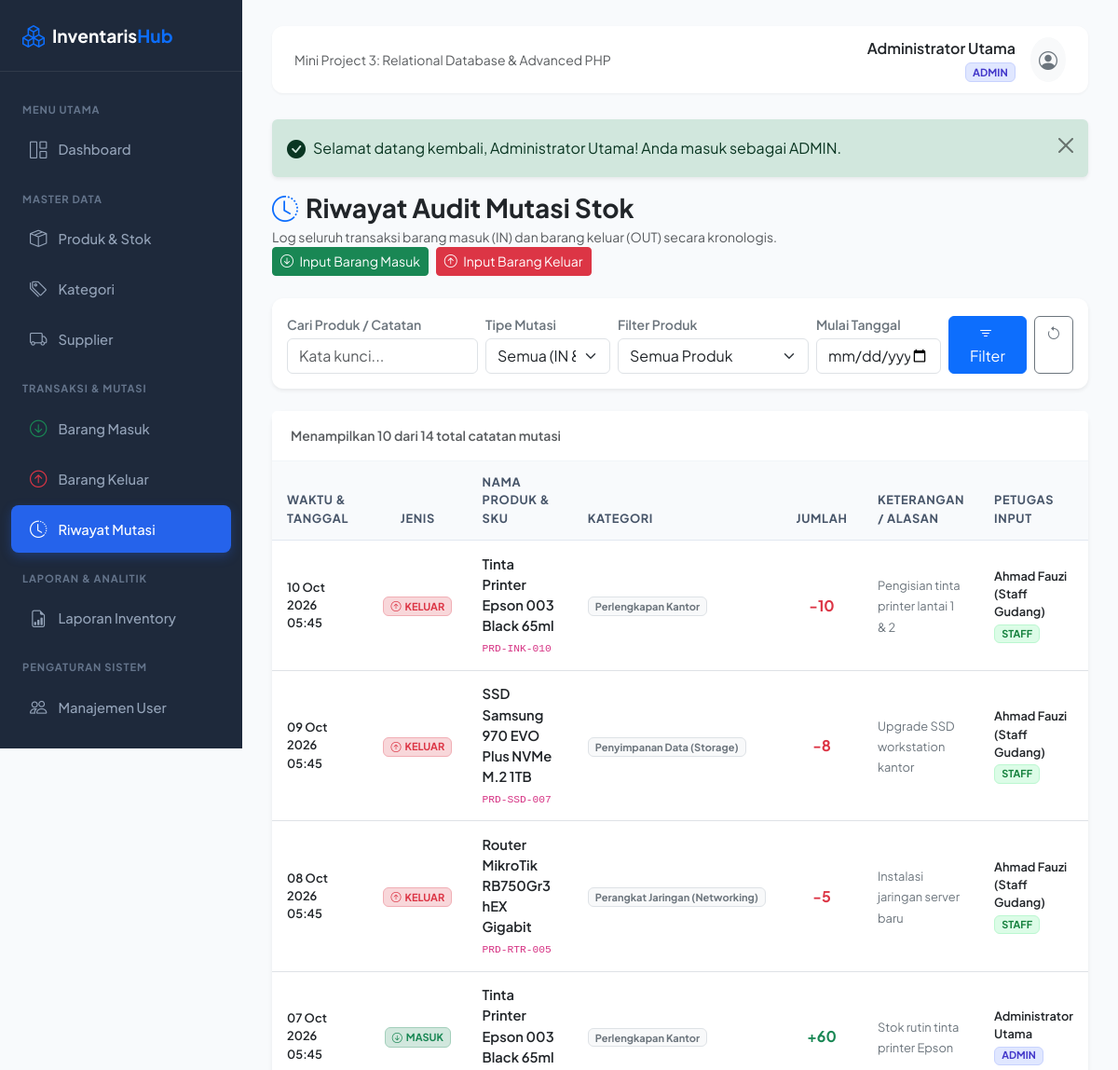
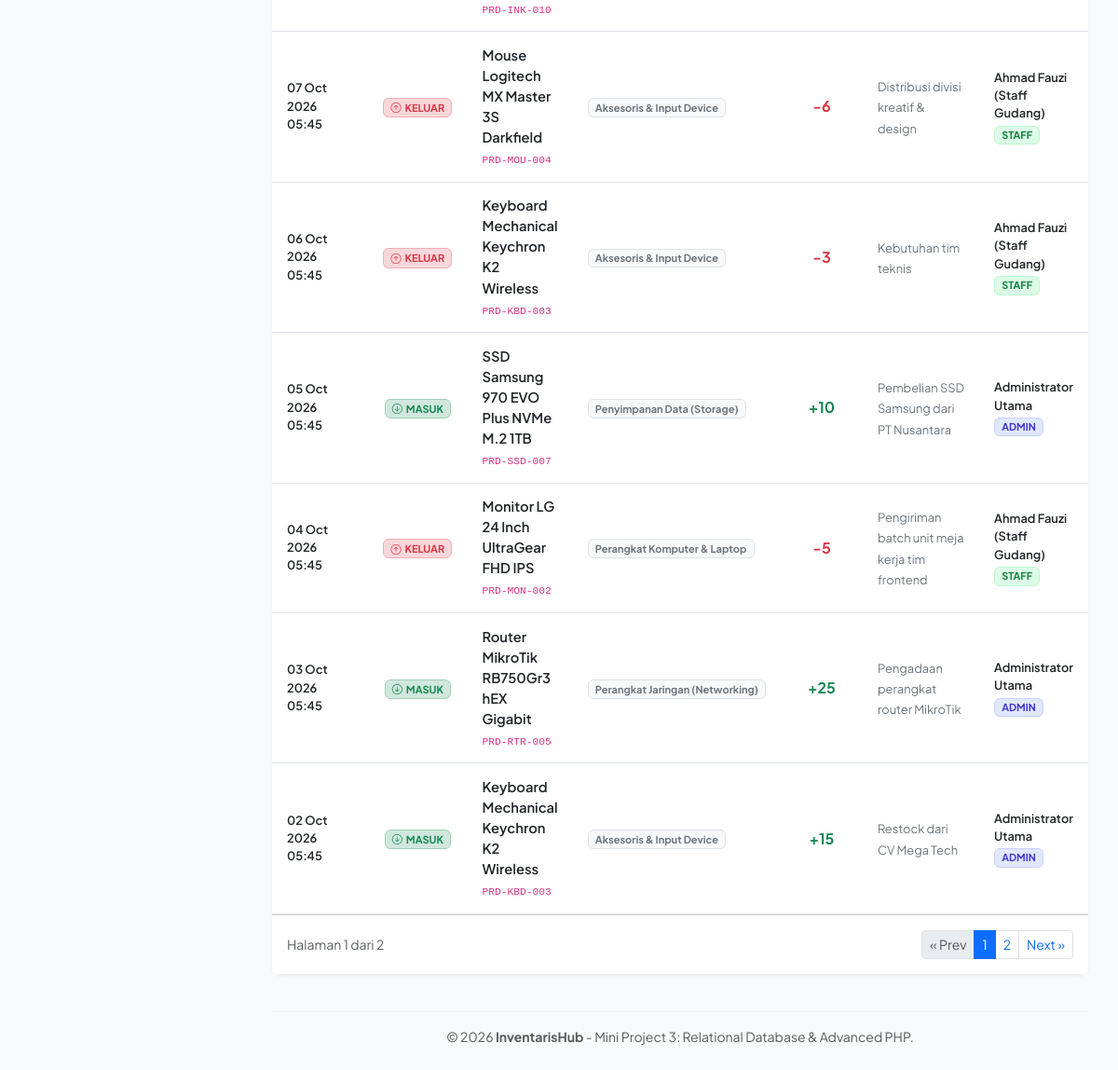
The app's page /stock/history.php (signed in) with its own data (2 pictures, top to bottom).
### tables this page shows
CREATE TABLE `stock_movements` (
    `id` INT PRIMARY KEY AUTO_INCREMENT,
    `product_id` INT NOT NULL,
    `user_id` INT NOT NULL,
    `type` ENUM('IN', 'OUT') NOT NULL,
    `quantity` INT NOT NULL,
    `notes` TEXT NULL,
    `created_at` TIMESTAMP DEFAULT CURRENT_TIMESTAMP,
    INDEX `idx_mov_created_at` (`created_at`),
    INDEX `idx_mov_type` (`type`),
    CONSTRAINT `fk_movements_product` FOREIGN KEY (`product_id`) 
        REFERENCES `products` (`id`) ON UPDATE CASCADE ON DELETE RESTRICT,
    CONSTRAINT `fk_movements_user` FOREIGN KEY (`user_id`) 
        REFERENCES `users` (`id`) ON UPDATE CASCADE ON DELETE RESTRICT
);

CREATE TABLE `products` (
    `id` INT PRIMARY KEY AUTO_INCREMENT,
    `category_id` INT NOT NULL,
    `sku` VARCHAR(50) NOT NULL UNIQUE,
    `name` VARCHAR(150) NOT NULL,
    `price` DECIMAL(12,2) NOT NULL,
    `stock` INT NOT NULL DEFAULT 0,
    `minimum_stock` INT NOT NULL DEFAULT 5,
    `created_at` TIMESTAMP DEFAULT CURRENT_TIMESTAMP,
    INDEX `idx_products_name` (`name`),
    INDEX `idx_products_stock` (`stock`),
    CONSTRAINT `fk_products_category` FOREIGN KEY (`category_id`) 
        REFERENCES `categories` (`id`) ON UPDATE CASCADE ON DELETE RESTRICT
);

CREATE TABLE `categories` (
    `id` INT PRIMARY KEY AUTO_INCREMENT,
    `name` VARCHAR(100) NOT NULL UNIQUE,
    `description` TEXT NULL,
    `created_at` TIMESTAMP DEFAULT CURRENT_TIMESTAMP
);

CREATE TABLE `user_profiles` (
    `id` INT PRIMARY KEY AUTO_INCREMENT,
    `user_id` INT NOT NULL UNIQUE,
    `full_name` VARCHAR(100) NOT NULL,
    `phone` VARCHAR(20) NULL,
    `address` TEXT NULL,
    `created_at` TIMESTAMP DEFAULT CURRENT_TIMESTAMP,
    CONSTRAINT `fk_profiles_user` FOREIGN KEY (`user_id`) 
        REFERENCES `users` (`id`) ON UPDATE CASCADE ON DELETE CASCADE
);

CREATE TABLE `users` (
    `id` INT PRIMARY KEY AUTO_INCREMENT,
    `username` VARCHAR(50) NOT NULL UNIQUE,
    `password_hash` VARCHAR(255) NOT NULL,
    `role` ENUM('admin', 'staff') NOT NULL DEFAULT 'staff',
    `created_at` TIMESTAMP DEFAULT CURRENT_TIMESTAMP
);

### helpers/escape.php (called while the page is built, shortened)
<?php
if (!function_exists('e')) {
    function e($value): string {
        return htmlspecialchars((string)$value, ENT_QUOTES, 'UTF-8');
    }
}
if (!function_exists('format_datetime')) {
    function format_datetime(?string $datetime): string {
        $time = strtotime($datetime);
        return date('d M Y H:i', $time);
    }
}

### helpers/auth.php (called while the page is built, shortened)
<?php
function base_url(string $path = ''): string {
    $scriptName = $_SERVER['SCRIPT_NAME'] ?? '';
    $pos = strpos($scriptName, '/Mini-Project-3-Inventory-Management-System');
    if ($pos !== false) {
        $base = '/Mini-Project-3-Inventory-Management-System';
    } else {
        $base = '';
    }
    $path = ltrim($path, '/');
    return $base . ($path ? '/' . $path : '');
}
        ?>

### public/stock/history.php (the view, shortened to what this page needs)
<?php
require_once __DIR__ . '/../../config/database.php';
require_once __DIR__ . '/../../helpers/auth.php';
require_once __DIR__ . '/../../helpers/escape.php';
$search     = trim($_GET['search'] ?? '');
$startDate  = trim($_GET['start_date'] ?? '');
$page    = max(1, (int)($_GET['page'] ?? 1));
$perPage = 10;
$offset  = ($page - 1) * $perPage;
$whereClauses = ['1=1'];
$params = [];
$whereSql = implode(' AND ', $whereClauses);
$countSql = "
    SELECT COUNT(sm.id)
    FROM stock_movements sm
    JOIN products p ON p.id = sm.product_id
    WHERE {$whereSql}
";
$countStmt = $pdo->prepare($countSql);
$countStmt->execute($params);
$totalRows = (int)$countStmt->fetchColumn();
$totalPages = (int)ceil($totalRows / $perPage);
$dataSql = "
    SELECT sm.*,
           p.sku, p.name AS product_name, c.name AS category_name,
           u.username, u.role, up.full_name
    FROM stock_movements sm
    JOIN products p ON p.id = sm.product_id
    JOIN categories c ON c.id = p.category_id
    JOIN users u ON u.id = sm.user_id
    LEFT JOIN user_profiles up ON up.user_id = u.id
    WHERE {$whereSql}
    ORDER BY sm.created_at DESC
    LIMIT :limit OFFSET :offset
";
$stmt = $pdo->prepare($dataSql);
$stmt->bindValue(':limit', $perPage, PDO::PARAM_INT);
$stmt->bindValue(':offset', $offset, PDO::PARAM_INT);
$stmt->execute();
$movements = $stmt->fetchAll();
require_once __DIR__ . '/../../views/header.php';
?>
<div class="d-flex flex-wrap justify-content-between align-items-center mb-4">
    <div>
        <h3 class="fw-bold text-dark mb-1"><i class="bi bi-clock-history text-primary me-2"></i>Riwayat Audit Mutasi Stok</h3>
        <p class="text-muted small mb-0">Log seluruh transaksi barang masuk (IN) dan barang keluar (OUT) secara kronologis.</p>
    </div>
    <div class="d-flex gap-2 mt-3 mt-md-0">
        <a href="in.php" class="btn btn-success btn-sm">
            <i class="bi bi-arrow-down-circle me-1"></i> Input Barang Masuk
        </a>
        <a href="out.php" class="btn btn-danger btn-sm">
            <i class="bi bi-arrow-up-circle me-1"></i> Input Barang Keluar
        </a>
    </div>
</div>
<div class="card shadow-sm mb-4">
    <div class="card-body p-3">
        <form method="GET" action="history.php" class="row g-2 align-items-end">
            <div class="col-md-3">
                <label class="form-label small fw-semibold text-secondary mb-1">Cari Produk / Catatan</label>
                <input type="text" name="search" class="form-control" placeholder="Kata kunci..." value="<?= e($search) ?>">
            </div>
            <div class="col-md-2">
                <label class="form-label small fw-semibold text-secondary mb-1">Tipe Mutasi</label>
                <select name="type" class="form-select">
                    <option value="">Semua (IN & OUT)</option>
                </select>
            </div>
            <div class="col-md-3">
                <label class="form-label small fw-semibold text-secondary mb-1">Filter Produk</label>
                <select name="product_id" class="form-select">
                    <option value="">Semua Produk</option>
                </select>
            </div>
            <div class="col-md-2">
                <label class="form-label small fw-semibold text-secondary mb-1">Mulai Tanggal</label>
                <input type="date" name="start_date" class="form-control" value="<?= e($startDate) ?>">
            </div>
            <div class="col-md-2 d-flex gap-2">
                <button type="submit" class="btn btn-primary flex-grow-1">
                    <i class="bi bi-filter me-1"></i> Filter
                </button>
                <a href="history.php" class="btn btn-outline-secondary" title="Reset">
                    <i class="bi bi-arrow-counterclockwise"></i>
                </a>
            </div>
        </form>
    </div>
</div>
<div class="card shadow-sm">
    <div class="card-header bg-white py-3 d-flex justify-content-between align-items-center">
        <span class="fw-semibold text-muted small">Menampilkan <?= count($movements) ?> dari <?= $totalRows ?> total catatan mutasi</span>
    </div>
    <div class="table-responsive">
        <table class="table table-hover align-middle mb-0">
            <thead>
                <tr>
                    <th style="width: 170px;">Waktu & Tanggal</th>
                    <th class="text-center" style="width: 110px;">Jenis</th>
                    <th>Nama Produk & SKU</th>
                    <th>Kategori</th>
                    <th class="text-center" style="width: 100px;">Jumlah</th>
                    <th>Keterangan / Alasan</th>
                    <th>Petugas Input</th>
                </tr>
            </thead>
            <tbody>
                <?php if (empty($movements)): ?>
                    <tr>
                        <td colspan="7" class="text-center py-5 text-muted">
                            <i class="bi bi-file-earmark-x fs-1 d-block mb-2 text-secondary"></i>
                            Tidak ada riwayat mutasi yang cocok dengan kriteria pencarian.
                        </td>
                    </tr>
                <?php else: ?>
                    <?php foreach ($movements as $m): ?>
                        <tr>
                            <td>
                                <div class="fw-semibold small text-dark"><?= format_datetime($m['created_at']) ?></div>
                            </td>
                            <td class="text-center">
                                <?php if ($m['type'] === 'IN'): ?>
                                    <span class="badge bg-success-subtle text-success border border-success-subtle">
                                        <i class="bi bi-arrow-down-circle me-1"></i>MASUK
                                    </span>
                                <?php else: ?>
                                    <span class="badge bg-danger-subtle text-danger border border-danger-subtle">
                                        <i class="bi bi-arrow-up-circle me-1"></i>KELUAR
                                    </span>
                                <?php endif; ?>
                            </td>
                            <td>
                                <a href="<?= base_url('public/products/view.php?id=' . $m['product_id']) ?>" class="fw-semibold text-dark text-decoration-none">
                                    <?= e($m['product_name']) ?>
                                </a><br>
                                <small class="text-muted"><code><?= e($m['sku']) ?></code></small>
                            </td>
                            <td>
                                <span class="badge bg-light text-secondary border"><?= e($m['category_name']) ?></span>
                            </td>
                            <td class="text-center fw-bold fs-6 <?= $m['type'] === 'IN' ? 'text-success' : 'text-danger' ?>">
                                <?= $m['type'] === 'IN' ? '+' : '-' ?><?= number_format($m['quantity']) ?>
                            </td>
                            <td>
                                <small class="text-secondary"><?= e($m['notes'] ?: '-') ?></small>
                            </td>
                            <td>
                                <div class="fw-semibold small text-dark"><?= e($m['full_name'] ?: $m['username']) ?></div>
                                <span class="badge <?= $m['role'] === 'admin' ? 'badge-admin' : 'badge-staff' ?>" style="font-size: 0.68rem;">
                                    <?= strtoupper($m['role']) ?>
                                </span>
                            </td>
                        </tr>
                    <?php endforeach; ?>
                <?php endif; ?>
            </tbody>
        </table>
    </div>
    <?php if ($totalPages > 1): ?>
        <div class="card-footer bg-white d-flex justify-content-between align-items-center py-3">
            <small class="text-muted">Halaman <?= $page ?> dari <?= $totalPages ?></small>
            <nav>
                <ul class="pagination pagination-sm mb-0">
                    <li class="page-item <?= $page <= 1 ? 'disabled' : '' ?>">
                        <?php $pParams = $_GET; $pParams['page'] = $page - 1; ?>
                        <a class="page-link" href="?<?= http_build_query($pParams) ?>">&laquo; Prev</a>
                    </li>
                    <?php for ($i = 1; $i <= $totalPages; $i++): ?>
                        <?php $pParams = $_GET; $pParams['page'] = $i; ?>
                        <li class="page-item <?= $page === $i ? 'active' : '' ?>">
                            <a class="page-link" href="?<?= http_build_query($pParams) ?>"><?= $i ?></a>
                        </li>
                    <?php endfor; ?>
                    <li class="page-item <?= $page >= $totalPages ? 'disabled' : '' ?>">
                        <?php $pParams = $_GET; $pParams['page'] = $page + 1; ?>
                        <a class="page-link" href="?<?= http_build_query($pParams) ?>">Next &raquo;</a>
                    </li>
                </ul>
            </nav>
        </div>
    <?php endif; ?>
</div>
<?php require_once __DIR__ . '/../../views/footer.php'; ?>

### views/header.php (style rules this page uses)
:root { --bs-body-font-family: 'Plus Jakarta Sans', system-ui, -apple-system, sans-serif; --brand-primary: #3b82f6; --brand-dark: #0f172a; --sidebar-bg: #1e293b; --sidebar-hover: #334155; --sidebar-active: #2563eb; }
body { background-color: #f8fafc; color: #334155; }
.card { border: none; border-radius: 12px; box-shadow: 0 1px 3px rgba(0,0,0,0.05); }
.card-header { background-color: #ffffff; border-bottom: 1px solid #f1f5f9; font-weight: 600; padding: 1rem 1.25rem; }
.table thead th { background-color: #f8fafc; color: #475569; font-size: 0.8rem; text-transform: uppercase; letter-spacing: 0.05em; border-bottom: 1px solid #e2e8f0; padding: 0.85rem 1rem; }
.table tbody td { padding: 0.85rem 1rem; vertical-align: middle; font-size: 0.92rem; }
.badge-admin { background-color: #e0e7ff; color: #4338ca; border: 1px solid #c7d2fe; }
.badge-staff { background-color: #dcfce7; color: #15803d; border: 1px solid #bbf7d0; }

### records on screen
stock_movements: created_at "10 Oct 2026 05:45", type "OUT" (drawn), product.name "Tinta Printer Epson 003 Black 65ml", product.sku "PRD-INK-010", categories.name "Perlengkapan Kantor", quantity "10", notes "Pengisian tinta printer lantai 1 & 2", user_profiles.full_name "Ahmad Fauzi (Staff Gudang)", user.role "STAFF"
stock_movements: created_at "09 Oct 2026 05:45", type "OUT" (drawn), product.name "SSD Samsung 970 EVO Plus NVMe M.2 1TB", product.sku "PRD-SSD-007", categories.name "Penyimpanan Data (Storage)", quantity "8", notes "Upgrade SSD workstation kantor", user_profiles.full_name "Ahmad Fauzi (Staff Gudang)", user.role "STAFF"
stock_movements: created_at "08 Oct 2026 05:45", type "OUT" (drawn), product.name "Router MikroTik RB750Gr3 hEX Gigabit", product.sku "PRD-RTR-005", categories.name "Perangkat Jaringan (Networking)", quantity "5", notes "Instalasi jaringan server baru", user_profiles.full_name "Ahmad Fauzi (Staff Gudang)", user.role "STAFF"
stock_movements: created_at "07 Oct 2026 05:45", type "IN" (drawn), product.name "Tinta Printer Epson 003 Black 65ml", product.sku "PRD-INK-010", categories.name "Perlengkapan Kantor", quantity "60", notes "Stok rutin tinta printer Epson", user_profiles.full_name "Administrator Utama", user.role "ADMIN"
stock_movements: created_at "07 Oct 2026 05:45", type "OUT" (drawn), product.name "Mouse Logitech MX Master 3S Darkfield", product.sku "PRD-MOU-004", categories.name "Aksesoris & Input Device", quantity "6", notes "Distribusi divisi kreatif & design", user_profiles.full_name "Ahmad Fauzi (Staff Gudang)", user.role "STAFF"
stock_movements: created_at "06 Oct 2026 05:45", type "OUT" (drawn), product.name "Keyboard Mechanical Keychron K2 Wireless", product.sku "PRD-KBD-003", categories.name "Aksesoris & Input Device", quantity "3", notes "Kebutuhan tim teknis", user_profiles.full_name "Ahmad Fauzi (Staff Gudang)", user.role "STAFF"
stock_movements: created_at "05 Oct 2026 05:45", type "IN" (drawn), product.name "SSD Samsung 970 EVO Plus NVMe M.2 1TB", product.sku "PRD-SSD-007", categories.name "Penyimpanan Data (Storage)", quantity "10", notes "Pembelian SSD Samsung dari PT Nusantara", user_profiles.full_name "Administrator Utama", user.role "ADMIN"
stock_movements: created_at "04 Oct 2026 05:45", type "OUT" (drawn), product.name "Monitor LG 24 Inch UltraGear FHD IPS", product.sku "PRD-MON-002", categories.name "Perangkat Komputer & Laptop", quantity "5", notes "Pengiriman batch unit meja kerja tim frontend", user_profiles.full_name "Ahmad Fauzi (Staff Gudang)", user.role "STAFF"
stock_movements: created_at "03 Oct 2026 05:45", type "IN" (drawn), product.name "Router MikroTik RB750Gr3 hEX Gigabit", product.sku "PRD-RTR-005", categories.name "Perangkat Jaringan (Networking)", quantity "25", notes "Pengadaan perangkat router MikroTik", user_profiles.full_name "Administrator Utama", user.role "ADMIN"
stock_movements: created_at "02 Oct 2026 05:45", type "IN" (drawn), product.name "Keyboard Mechanical Keychron K2 Wireless", product.sku "PRD-KBD-003", categories.name "Aksesoris & Input Device", quantity "15", notes "Restock dari CV Mega Tech", user_profiles.full_name "Administrator Utama", user.role "ADMIN"

### other values on screen
$currentUser['full_name'] "Administrator Utama"
$currentUser['role'] "ADMIN"
$flash['message'] "Selamat datang kembali, Administrator Utama! Anda masuk sebagai ADMIN."
count($movements) "10"
$totalRows "14"
$page "1"
$totalPages "2"
